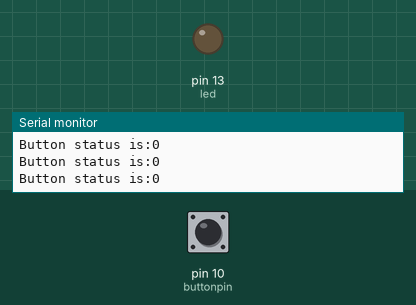
Bench run of a sketch on a simulated Arduino Uno, built with avr-gcc and run on an emulated ATmega328P. On the bench: output pins drawn as LEDs (lit = HIGH), the last lines printed to the serial monitor. Inputs (shaded band) come from the test bench; at power-on: pin 10 (buttonpin) LOW.

Above: at 1.8 s.
1.9 s: pin 10 (buttonpin) pulled HIGH for 0.6 s
At 2.4 s:
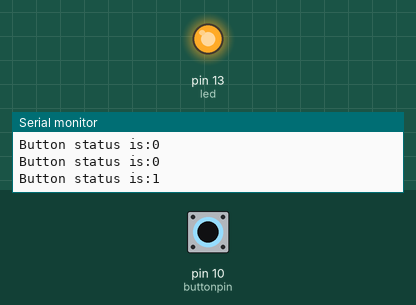
4.0 s: pin 10 (buttonpin) pulled HIGH for 3.2 s
At 8.4 s:
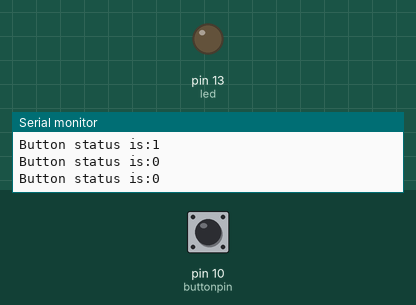
Timing chart, 0 to 9.9 s (numbered marks = the images above; inputs shaded):
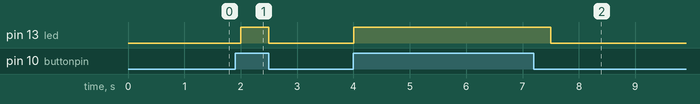

Measured:
- after the input at 1.9 s, pin 13 (led): LOW → HIGH after 0.10 s, → LOW 0.50 s later
- after the input at 4.0 s, pin 13 (led): LOW → HIGH at once, → LOW 3.5 s later

The sketch:

LED_Button.ino
```cpp
int buttonpin=10;
int led=13;
int buttonstate=0;
void setup() {
 pinMode(buttonpin,INPUT);
 pinMode(led,OUTPUT);
 Serial.begin(9600);
}

void loop() {
 buttonstate=digitalRead(buttonpin);
 Serial.print("Button status is:");
 Serial.println(buttonstate);
 if(buttonstate==HIGH)
 digitalWrite(led,HIGH);
 else
 digitalWrite(led,LOW);
 delay(500);

}
```
